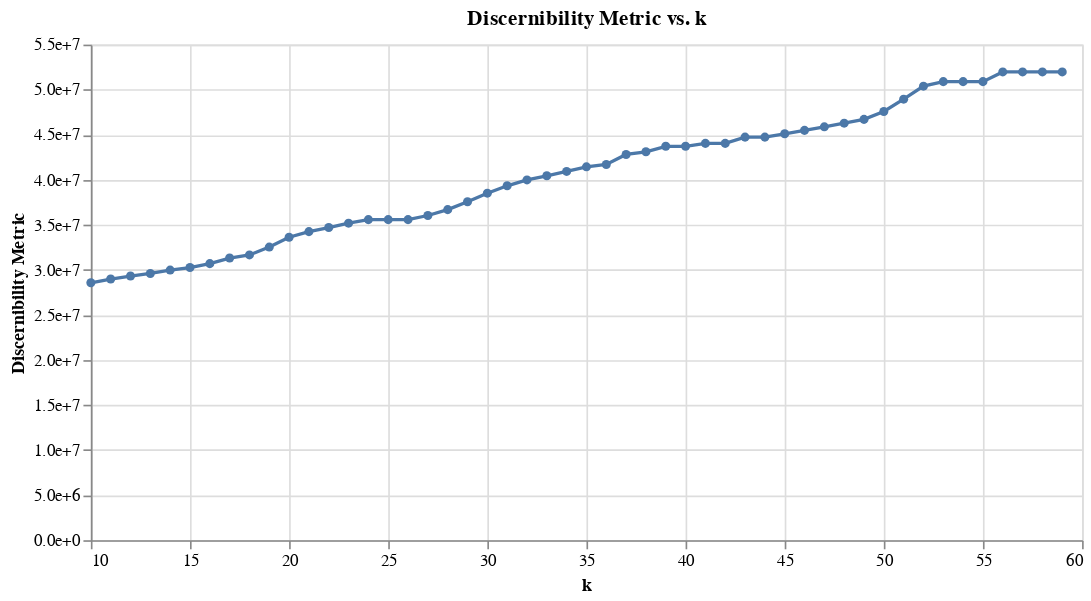

The notebook cell this image was saved under:
### Code cell
chart_dm = plot_dm_vs_k(results_df)
chart_dm.display()  # or simply "chart_dm" in Jupyter Notebook

### Figure 1 — Vega-Lite specification as saved in the notebook (floating-point values rounded to 4 significant figures)
{"config": {"view": {"continuousWidth": 300, "continuousHeight": 300}}, "data": {"name": "data-bc94c05131d1738cd5d5a0082f7f986e"}, "mark": {"type": "line", "point": true}, "encoding": {"tooltip": [{"field": "k", "type": "quantitative"}, {"field": "DM", "type": "quantitative"}], "x": {"field": "k", "title": "k", "type": "quantitative"}, "y": {"axis": {"format": ".1e"}, "field": "DM", "title": "Discernibility Metric", "type": "quantitative"}}, "title": "Discernibility Metric vs. k", "width": 600, "$schema": "https://vega.github.io/schema/vega-lite/v5.20.1.json", "datasets": {"data-bc94c05131d1738cd5d5a0082f7f986e": [{"k": 10, "DM": 28566755, "CAVG": 12.48, "CompositeScore": 0.5}, {"k": 11, "DM": 28985975, "CAVG": 12.13, "CompositeScore": 0.4818}, {"k": 12, "DM": 29319451, "CAVG": 11.65, "CompositeScore": 0.4507}, {"k": 13, "DM": 29604763, "CAVG": 11.13, "CompositeScore": 0.4163}, {"k": 14, "DM": 29977291, "CAVG": 10.77, "CompositeScore": 0.3955}, {"k": 15, "DM": 30261547, "CAVG": 10.34, "CompositeScore": 0.3676}, {"k": 16, "DM": 30691987, "CAVG": 10.07, "CompositeScore": 0.3562}, {"k": 17, "DM": 31310547, "CAVG": 9.976, "CompositeScore": 0.3616}, {"k": 18, "DM": 31659897, "CAVG": 9.673, "CompositeScore": 0.3452}, {"k": 19, "DM": 32529513, "CAVG": 9.737, "CompositeScore": 0.3688}, {"k": 20, "DM": 33627789, "CAVG": 9.927, "CompositeScore": 0.4073}, {"k": 21, "DM": 34247469, "CAVG": 9.813, "CompositeScore": 0.4116}, {"k": 22, "DM": 34698297, "CAVG": 9.611, "CompositeScore": 0.4052}, {"k": 23, "DM": 35185641, "CAVG": 9.438, "CompositeScore": 0.402}, {"k": 24, "DM": 35578527, "CAVG": 9.229, "CompositeScore": 0.3939}, {"k": 25, "DM": 35578527, "CAVG": 8.86, "CompositeScore": 0.3649}, {"k": 26, "DM": 35578527, "CAVG": 8.519, "CompositeScore": 0.338}, {"k": 27, "DM": 36033891, "CAVG": 8.375, "CompositeScore": 0.3363}, {"k": 28, "DM": 36684375, "CAVG": 8.306, "CompositeScore": 0.3448}, {"k": 29, "DM": 37562175, "CAVG": 8.317, "CompositeScore": 0.3644}, {"k": 30, "DM": 38512505, "CAVG": 8.349, "CompositeScore": 0.3872}, {"k": 31, "DM": 39330665, "CAVG": 8.336, "CompositeScore": 0.4037}, {"k": 32, "DM": 39984455, "CAVG": 8.273, "CompositeScore": 0.4127}, {"k": 33, "DM": 40444359, "CAVG": 8.155, "CompositeScore": 0.4132}, {"k": 34, "DM": 40927149, "CAVG": 8.048, "CompositeScore": 0.4151}, {"k": 35, "DM": 41433613, "CAVG": 7.951, "CompositeScore": 0.4183}, {"k": 36, "DM": 41697863, "CAVG": 7.797, "CompositeScore": 0.4118}, {"k": 37, "DM": 42810695, "CAVG": 7.857, "CompositeScore": 0.4403}, {"k": 38, "DM": 43103291, "CAVG": 7.72, "CompositeScore": 0.4357}, {"k": 39, "DM": 43712811, "CAVG": 7.66, "CompositeScore": 0.444}, {"k": 40, "DM": 43712811, "CAVG": 7.468, "CompositeScore": 0.4289}, {"k": 41, "DM": 44038171, "CAVG": 7.353, "CompositeScore": 0.4268}, {"k": 42, "DM": 44038171, "CAVG": 7.178, "CompositeScore": 0.413}, {"k": 43, "DM": 44731675, "CAVG": 7.144, "CompositeScore": 0.4251}, {"k": 44, "DM": 44731675, "CAVG": 6.981, "CompositeScore": 0.4123}, {"k": 45, "DM": 45100483, "CAVG": 6.891, "CompositeScore": 0.4131}, {"k": 46, "DM": 45481633, "CAVG": 6.806, "CompositeScore": 0.4146}, {"k": 47, "DM": 45875393, "CAVG": 6.726, "CompositeScore": 0.4166}, {"k": 48, "DM": 46282037, "CAVG": 6.651, "CompositeScore": 0.4194}, {"k": 49, "DM": 46701845, "CAVG": 6.579, "CompositeScore": 0.4227}, {"k": 50, "DM": 47573163, "CAVG": 6.578, "CompositeScore": 0.4412}, {"k": 51, "DM": 48943863, "CAVG": 6.651, "CompositeScore": 0.4763}, {"k": 52, "DM": 50388183, "CAVG": 6.733, "CompositeScore": 0.5136}, {"k": 53, "DM": 50889671, "CAVG": 6.678, "CompositeScore": 0.52}, {"k": 54, "DM": 50889671, "CAVG": 6.554, "CompositeScore": 0.5102}, {"k": 55, "DM": 50889671, "CAVG": 6.435, "CompositeScore": 0.5008}, {"k": 56, "DM": 51968001, "CAVG": 6.461, "CompositeScore": 0.5259}, {"k": 57, "DM": 51968001, "CAVG": 6.347, "CompositeScore": 0.517}, {"k": 58, "DM": 51968001, "CAVG": 6.238, "CompositeScore": 0.5083}, {"k": 59, "DM": 51968001, "CAVG": 6.132, "CompositeScore": 0.5}]}}
